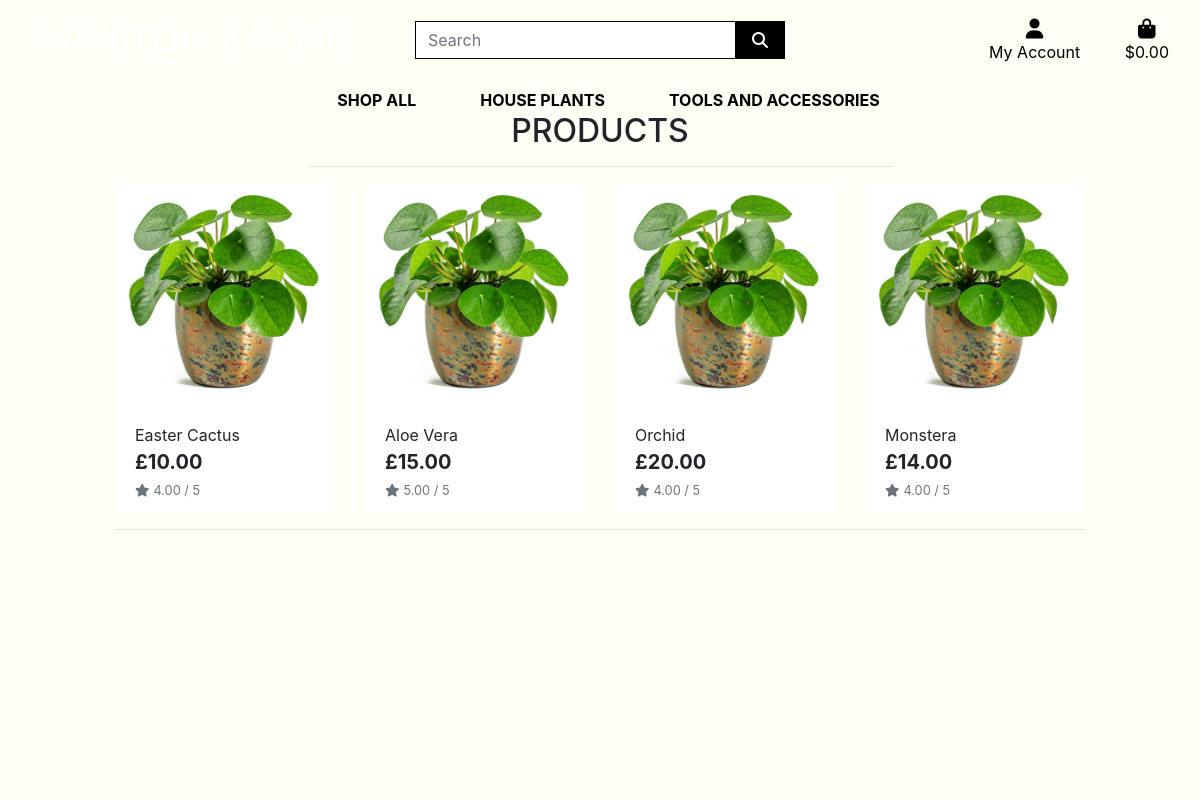
/products/, run on an earlier commit of the app's database.
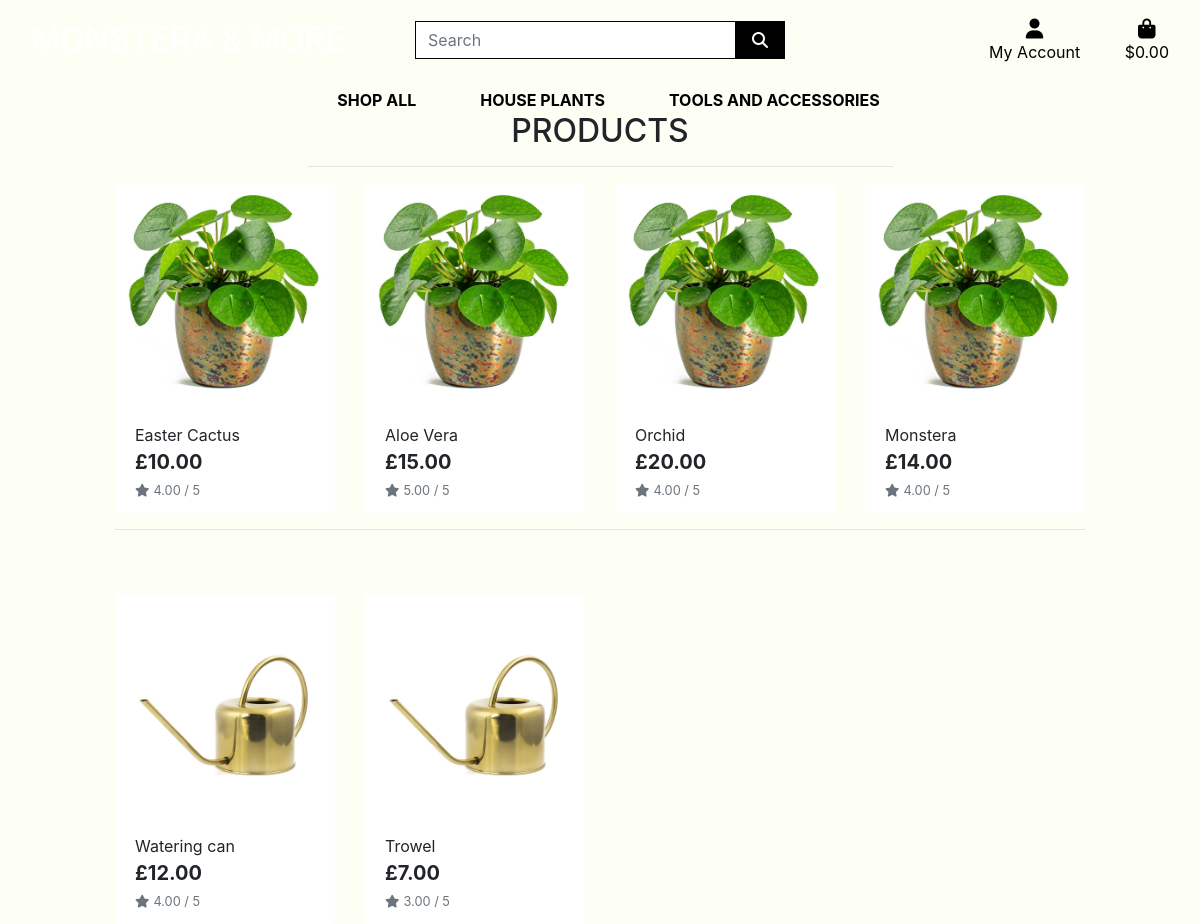
And on a later commit of the database.
### products/models.py (models this page shows, shortened)
class Product(models.Model):
    category = models.ForeignKey('Category', null=True, blank=True, on_delete=models.SET_NULL)
    plant = models.BooleanField(null=True, blank=True)
    sku = models.CharField(max_length=254, null=True, blank=True)
    name = models.CharField(max_length=254)
    description = models.TextField()
    price = models.DecimalField(max_digits=6, decimal_places=2)
    rating = models.DecimalField(max_digits=6, decimal_places=2, null=True, blank=True)
    image_url = models.URLField(max_length=1024, null=True, blank=True)
    image = models.ImageField(null=True, blank=True)

### products/views.py (the view, shortened to what this page needs)
# urls.py: path('', views.all_products, name='products'),
def all_products(request):
    products = Product.objects.all()
    query = None
    categories = None
    context = {
        'products': products,
        'search_term': query,
        'current_categories': categories,
    }
    return render(request, 'products/products.html', context)

### products/templates/products/products.html (shortened to what this page needs)
{% extends "base.html" %}
{% load static %}
{% block content %}
    <div class="overlay"></div>
    <div class="container-fluid pt-5">
        <div class="row">
            <div class="col text-center mt-3">
                <h2 class="logo-font pt-5">Products</h2>
                <hr class="w-50 mb-1">
            </div>
        </div>
        <div class="row">
            <div class="product-container col-10 offset-1">
                <div class="row">
                    {% for product in products %}
                        <div class="col-sm-6 col-md-6 col-lg-4 col-xl-3">
                            <div class="card h-100 border-0">
                                {% if product.image %}
                                <a href="{% url 'product_detail' product.id %}">
                                    <img class="card-img-top img-fluid" src="{{ product.image.url }}" alt="{{ product.name }}">
                                </a>
                                {% else %}
                                <a href="{% url 'product_detail' product.id %}">
                                    <img class="card-img-top img-fluid" src="{{ MEDIA_URL }}noimage.png" alt="{{ product.name }}">
                                </a>
                                {% endif %}
                                <div class="card-body pb-0">
                                    <p class="mb-0">{{ product.name }}</p>
                                </div>
                                <div class="card-footer bg-white pt-0 border-0 text-left">
                                    <div class="row">
                                        <div class="col">
                                            <p class="lead mb-0 text-left font-weight-bold">£{{ product.price }}</p>
                                            {% if product.rating %}
                                                <small class="text-muted"><i class="fas fa-star mr-1"></i>{{ product.rating }} / 5</small>
                                            {% else %}
                                                <small class="text-muted">No Rating</small>
                                            {% endif %}
                                        </div>
                                    </div>
                                </div>
                            </div>
                        </div>
                        {% if forloop.counter|divisibleby:4 %}
                            <div class="col-12 d-none d-xl-block mb-5">
                                <hr>
                            </div>
                        {% endif %}
                    {% endfor %}
                </div>
            </div>
        </div>
    </div>
{% endblock %}

### templates/base.html (shortened to what this page needs)
{% load static %}
<!doctype html>
<html lang="en">
<head>
  {% block corecss %}
  <link rel="stylesheet" href="https://stackpath.bootstrapcdn.com/bootstrap/4.4.1/css/bootstrap.min.css"
>
  <link rel="stylesheet" href="{% static 'css/base.css' %}">
  {% endblock %}
</head>
<body>
  <header class="container-fluid fixed-top">
    <div id="topnav" class="row  pt-lg-2 d-none d-lg-flex">
      <div class="col-12 col-lg-4 my-auto py-1 py-lg-0 text-center text-lg-left">
        <a href="{% url 'home' %}" class="nav-link main-logo-link">
          <h2 class="logo-font text-white my-0">Monstera &amp; more</h2>
        </a>
      </div>
      <div class="col-12 col-lg-4 my-auto py-1 py-lg-0">
        <form method="GET" action="{% url 'products' %}">
          <div class="input-group w-100">
            <input class="form-control border border-black rounded-0" type="text" name="q"
              placeholder="Search">
            <div class="input-group-append">
              <button class="form-control btn btn-black border border-black rounded-0" type="submit">
                <span class="icon">
                  <i class="fas fa-search"></i>
                </span>
              </button>
            </div>
          </div>
        </form>
      </div>
      <div class="col-12 col-lg-4 my-auto py-1 py-lg-0">
        <ul class="list-inline list-unstyled text-center text-lg-right my-0">
          <li class="list-inline-item dropdown">
            <a class="text-black nav-link" href="#" id="user-options" data-toggle="dropdown" aria-haspopup="true"
              aria-expanded="false">
              <div class="text-center">
                <div><i class="fas fa-user fa-lg"></i></div>
                <p class="my-0">My Account</p>
              </div>
            </a>
          </li>
          <li class="list-inline-item">
            <a class="{% if grand_total %}text-info font-weight-bold{% else %}text-black{% endif %} nav-link" href="">
              <div class="text-center">
                <div><i class="fas fa-shopping-bag fa-lg"></i></div>
                <p class="my-0">
                  {% if grand_total %}
                  ${{ grand_total|floatformat:2 }}
                  {% else %}
                  $0.00
                  {% endif %}
                </p>
              </div>
            </a>
          </li>
        </ul>
      </div>
    </div>
    <div class="row">
      <nav class="navbar navbar-expand-lg navbar-light w-100">
        {% include 'includes/mobile-top-header.html' %}
        {% include 'includes/main-nav.html' %}
      </nav>
    </div>
  </header>
  {% block content %}
  {% endblock %}
</body>
</html>

### templates/includes/mobile-top-header.html (shortened to what this page needs)
<ul>
  </ul>

### templates/includes/main-nav.html (shortened to what this page needs)
<div class="collapse navbar-collapse" id="main-nav">
    <ul class="navbar-nav w-auto mx-auto">
        <li class="nav-item dropdown">
            <a class="logo-font font-weight-bold nav-link text-black mr-5" href="#" id="all-products-link" data-toggle="dropdown" aria-haspopup="true" aria-expanded="false">
                Shop All
            </a>
        </li>
        <li class="nav-item dropdown">
            <a class="logo-font font-weight-bold nav-link text-black mr-5" href="#" id="clothing-link" data-toggle="dropdown" aria-haspopup="true" aria-expanded="false">
                House plants
            </a>
        </li>
        <li class="nav-item dropdown">
            <a class="logo-font font-weight-bold nav-link text-black mr-5" href="#" id="homeware-link" data-toggle="dropdown" aria-haspopup="true" aria-expanded="false">
                Tools and accessories
            </a>
        </li>
    </ul>
</div>

### static/css/base.css (style rules this page uses)
html { height: 100%; }
body { background-color: #FDFFF4 !important; }
.icon { align-items: center; display: inline-flex; justify-content: center; height: 1.5rem; width: 1.5rem; }
.logo-font { text-transform: uppercase; }
.main-logo-link { width: fit-content; }
.btn-black { background: black; color: white; }
.text-black { color: #000 !important; }
.border-black { border: 1px solid black !important; }
.overlay { height: 100%; width: 100%; top: 0; left: 0; position: fixed; background: #FDFFF4; z-index: -1; }

What changed in the data, as far as the page shows it:
added Product: image (picture), name "Watering can", price "12.00", rating "4.00"
added Product: image (picture), name "Trowel", price "7.00", rating "3.00"
